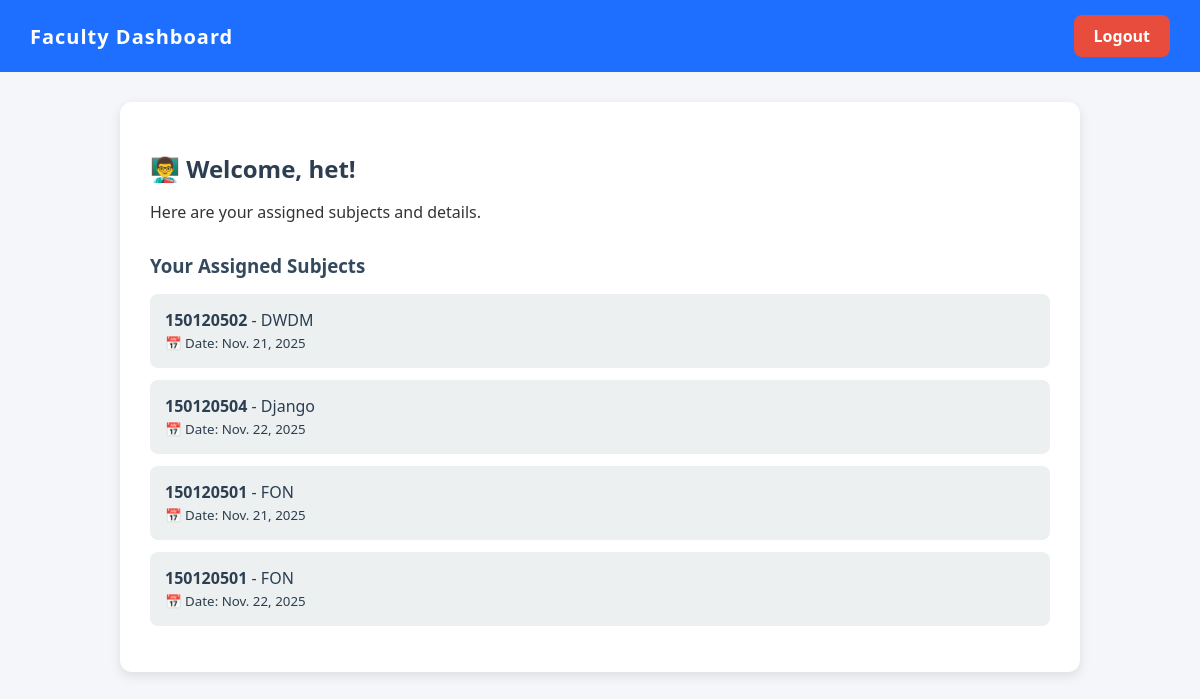
Screenshot of /faculty/dashboard/ (signed in) with the database file from the repository.
### exams/models.py (models this page shows, shortened)
class CustomUser(AbstractUser):
    ROLE_CHOICES = (
        ('admin', 'Admin'),
        ('student', 'Student'),
        ('faculty', 'Faculty'),
    )
    role = models.CharField(max_length=20, choices=ROLE_CHOICES, default='student')
    is_approved = models.BooleanField(default=False)
    student_id = models.CharField(max_length=20, unique=True, null=True, blank=True)
    phone_number = models.CharField(max_length=15, null=True, blank=True)
    semester = models.IntegerField(choices=SEMESTER_CHOICES, null=True, blank=True)

class AttendanceSheet(models.Model):
    subject = models.ForeignKey(
        Subject,
        on_delete=models.CASCADE,
        related_name="attendance_sheets"
    )
    date = models.DateField()
    schedule = models.ForeignKey(
        ExamDuration,
        on_delete=models.CASCADE,
        related_name="attendance_sheets"
    )
    bookings = models.ManyToManyField(
        ExamBooking,
        blank=True,
        related_name="attendance_sheets"
    )
    assigned_faculty = models.ForeignKey(
        CustomUser,
        null=True,
        blank=True,
        on_delete=models.SET_NULL,
        limit_choices_to={'role': 'faculty'},
        related_name="assigned_attendance_sheets"
    )
    created_at = models.DateTimeField(auto_now_add=True)
    assigned_at = models.DateTimeField(null=True, blank=True)
    class Meta:
        unique_together = ("subject", "date", "schedule")

class Subject(models.Model):
    semester = models.IntegerField(choices=SEMESTER_CHOICES)
    code = models.CharField(max_length=20, unique=True)
    name = models.CharField(max_length=100)

### exams/views.py (the view)
# urls.py: path("faculty/dashboard/", views.faculty_dashboard, name="faculty_dashboard"),
@login_required(login_url="/faculty/login/")
def faculty_dashboard(request):
    if request.user.role != "faculty":
        messages.error(request, "Access Denied! Only Faculty can access this page.")
        return redirect("home")
    assigned_sheets = AttendanceSheet.objects.filter(assigned_faculty=request.user).select_related('subject', 'schedule')
    context = {
        "assigned_sheets": assigned_sheets,
    }
    return render(request, "faculty_dashboard.html", context)

### templates/faculty_dashboard.html (shortened to what this page needs)
<!DOCTYPE html>
<html lang="en">
<head>
</head>
<body>
  <div class="navbar">
    <h1>Faculty Dashboard</h1>
    <a href="{% url 'faculty_logout' %}" class="logout">
       Logout
    </a>
  </div>
  <div class="dashboard">
    <h2>👨‍🏫 Welcome, {{ request.user.get_full_name|default:request.user.username }}!</h2>
    <p>Here are your assigned subjects and details.</p>
    <h3>Your Assigned Subjects</h3>
    {% if assigned_sheets %}
      <ul class="subject-list">
        {% for sheet in assigned_sheets %}
          <li>
            <a href="{% url 'subject_detail' sheet.id %}">
              <strong>{{ sheet.subject.code }}</strong> - {{ sheet.subject.name }}
              <br>
              <small>📅 Date: {{ sheet.date }}</small>
            </a>
          </li>
        {% endfor %}
      </ul>
    {% else %}
      <div class="no-subjects">No subjects assigned yet.</div>
    {% endif %}
  </div>
</body>
</html>

### templates/faculty_dashboard.html (style rules this page uses)
body { font-family: "Segoe UI", Tahoma, Geneva, Verdana, sans-serif; margin: 0; padding: 0; background: #f4f6f9; color: #333; }
.navbar { background: #1e6fff; color: white; padding: 15px 30px; display: flex; justify-content: space-between; align-items: center; }
.navbar h1 { margin: 0; font-size: 20px; letter-spacing: 1px; }
.logout { text-decoration: none; background-color: #e74c3c; color: white; border-radius: 8px; padding: 10px 20px; font-weight: bold; transition: background 0.3s ease; }
.dashboard { max-width: 900px; margin: 30px auto; background: white; padding: 30px; border-radius: 12px; box-shadow: 0 4px 12px rgba(0,0,0,0.1); }
.dashboard h2 { color: #2c3e50; margin-bottom: 10px; }
.dashboard p { font-size: 16px; margin-bottom: 20px; }
.dashboard h3 { margin-top: 30px; margin-bottom: 15px; color: #34495e; }
ul.subject-list { list-style: none; padding: 0; }
ul.subject-list li a { display: block; background: #ecf0f1; margin-bottom: 12px; padding: 15px; border-radius: 8px; text-decoration: none; color: #2c3e50; transition: transform 0.2s ease, background 0.2s ease; }

### rows the page displays
CustomUser: user.get_full_name "het"
AttendanceSheet: subject.code "150120502", subject.name "DWDM", date "Nov. 21, 2025"
AttendanceSheet: subject.code "150120504", subject.name "Django", date "Nov. 22, 2025"
AttendanceSheet: subject.code "150120501", subject.name "FON", date "Nov. 21, 2025"
AttendanceSheet: subject.code "150120501", subject.name "FON", date "Nov. 22, 2025"
